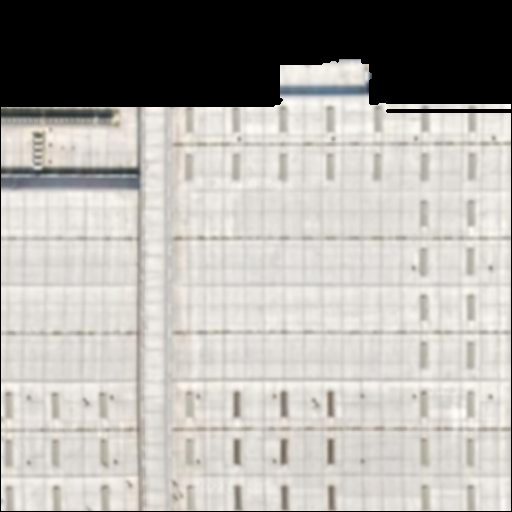
#> input picture seg_roof/roof_iou/57_shanghai1_213.png, 512 x 512 px
$ python delete_wenli.py
#> lines starting #> are read from the running program, lines starting #| are printed output that depends on the picture; after the words box and inside, x2 and y2 are one past the last pixel; in counts of white or black regions, pixels touching at a corner belong together; long printed decimals are rounded
### seg_roof/roof_iou/contours.py
import cv2
import numpy as np
import matplotlib.pyplot as plt
import time
import torch
from scipy import ndimage


def figure_num(img):
    # print(img)
    t0 = time.time()
    if len(img.shape) == 3:
        img = cv2.cvtColor(img, cv2.COLOR_BGR2GRAY)
    # print(img.shape)
    blur_dst=cv2.GaussianBlur(img,(3,3),0)
    # blur_dst = delete_wenli(blur_dst)       # 去除细节纹理

    #OTSU阈值分割
    ret,otsu_dst=cv2.threshold(blur_dst,0,255,cv2.THRESH_OTSU)
    # cv2.imshow("s", otsu_dst)
    #Canny算子提取边缘轮廓
    canny_dst=cv2.Canny(otsu_dst,10,250)

    canny_dst[canny_dst>0] = 1
    img[img>0] = 1

    v = (canny_dst[canny_dst>0].sum())/(img[img>0].sum())

    # print(img.shape[0]*img.shape[1])
    print("v:", v)
    # [15 lines of commented-out code are left out]
    t1 = time.time()

    # print('time:{}'.format(t1 - t0))
    return v

# [54 lines left out: functions delete_wenli, draw_test, not called in this run]


# [107 lines that do not run on import are left out]
        # print(111111111111)
        # cv2.waitKey(0)
        # cv2.destroyAllWindows()

### seg_roof/roof_iou/delete_wenli.py
import numpy as np
from PIL import Image
import matplotlib.pyplot as plt
from scipy import ndimage
from contours import figure_num

cov_len = 23  # 尽量选取比较大的卷积核
img = Image.open("57_shanghai1_213.png", 'r')
#> img is the input picture: PIL image 512x512 RGB; mean R, G, B 173.8, 171.1, 166.7
img = img.convert('L')
#> img: PIL image 512x512 L
avg_img = []
for i in range(19):  # 循环次数不限，尽量不要太多
    px = np.random.randint(0, 256 - cov_len)
    py = np.random.randint(0, 256 - cov_len)
    rect = (px, py, px + cov_len, py + cov_len)
    cut_img = img.crop(rect)
    print(np.array(cut_img).shape)
    avg_img.append(np.array(cut_img).reshape(-1))
#> this loop made 19 passes
#> pass 3, `cut_img = img.crop(rect)`:
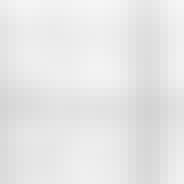
#> cut_img: PIL image 23x23 L (shown 8 times larger); min 211, max 245, mean 230.9
#> after the loop, avg_img = 19 items
avg_img = np.array(avg_img).mean(axis=0).reshape(cov_len, cov_len)
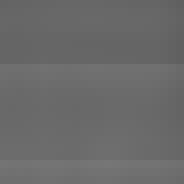
#> avg_img: shape (23, 23) float64 (shown 8 times larger); min 96.63, max 118.1, mean 106.4

avg_img = avg_img / avg_img.sum()  # 加权平均
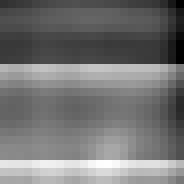
#> avg_img: shape (23, 23) float64 (shown 8 times larger); min 0.00172, max 0.0021, mean 0.00189; drawn with min black and max white

i = ndimage.convolve(img, avg_img)      # 多维卷积， 权重数组，与输入的维数相同
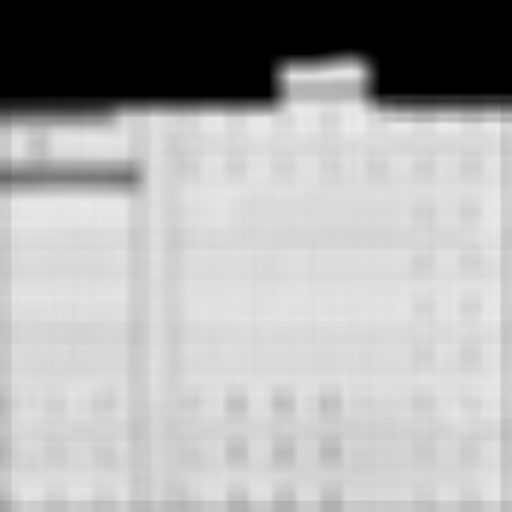
#> i: shape (512, 512); min 0, max 233, mean 170.8
print(i)
#> (printed output is left out)

k, contours = figure_num(i)
#> in figure_num, `ret,otsu_dst=cv2.threshold(blur_dst,0,255,cv2.THRESH_OTSU)`:
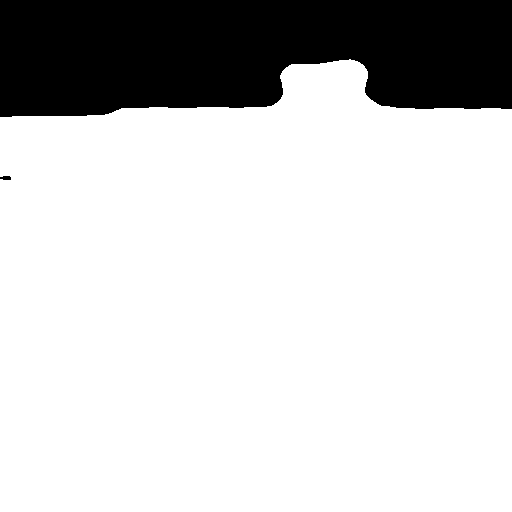
#> otsu_dst: shape (512, 512); 80.1% white; 2 black regions, box (x1, y1, x2, y2) and area: (0, 0, 512, 117) 52165, (0, 176, 11, 180) 37
#> in figure_num, `ret,otsu_dst=cv2.threshold(blur_dst,0,255,cv2.THRESH_OTSU)`: ret = 109
#> in figure_num, `canny_dst=cv2.Canny(otsu_dst,10,250)`: canny_dst: shape (512, 512); 0.23% white in thin lines or dots, all inside (x1, y1, x2, y2) = (0, 59, 512, 180)
#> in figure_num, `canny_dst[canny_dst>0] = 1`:
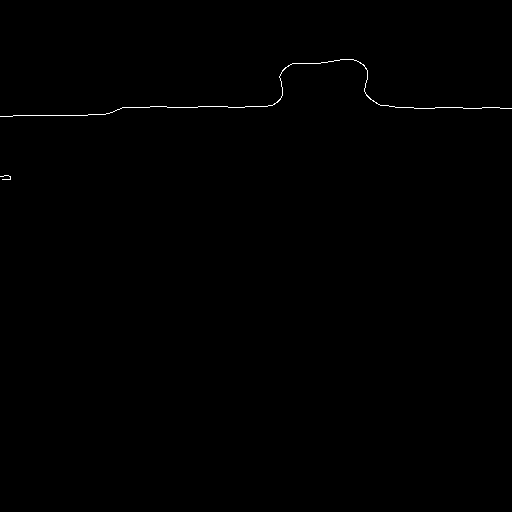
#> canny_dst: shape (512, 512); values 0 (black) and 1 (white), 0.23% white in thin lines or dots, all inside (x1, y1, x2, y2) = (0, 59, 512, 180)
#> in figure_num, `img[img>0] = 1`:
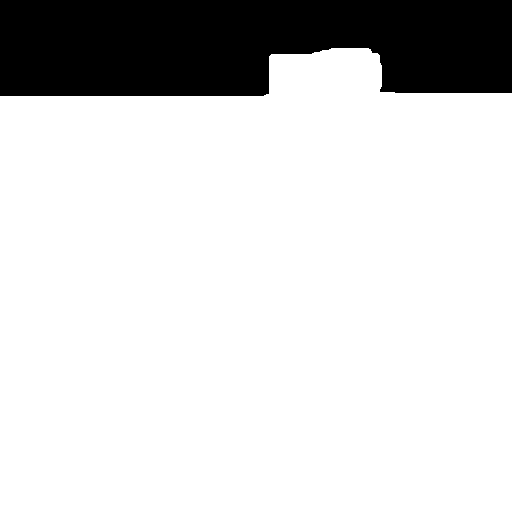
#> img: shape (512, 512); values 0 (black) and 1 (white), 83.3% white; 1 black region, box (x1, y1, x2, y2) and area: (0, 0, 512, 96) 43722
#> in figure_num, `v = (canny_dst[canny_dst>0].sum())/(img[img>0].sum())`: v = 0.00277
#| v: 0.002774
#> (the run stopped early here; a loop or call above may not have finished)
